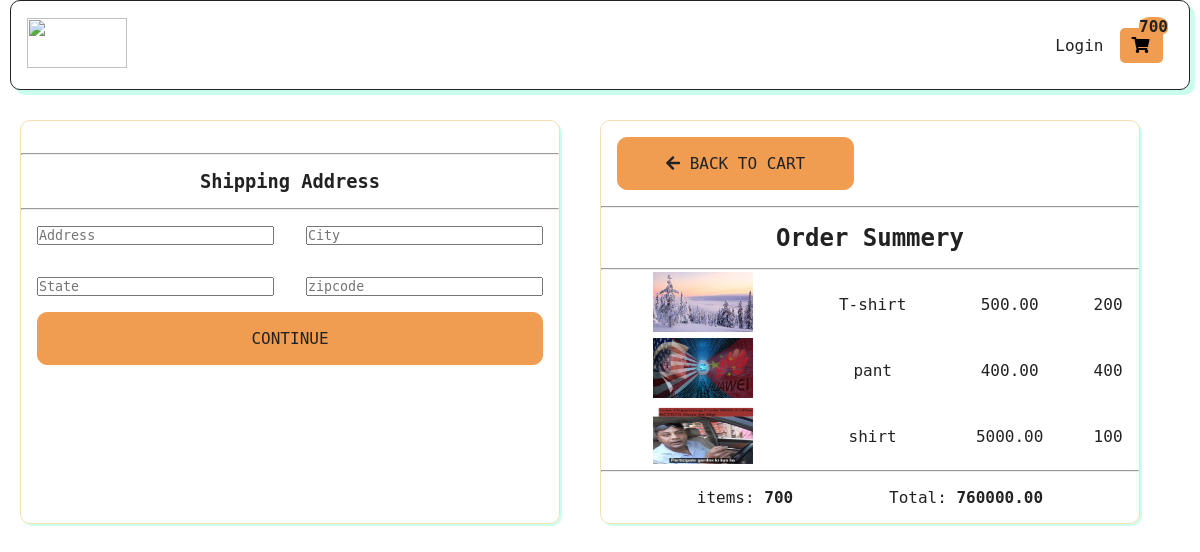
/checkout/ (signed in), run on an earlier commit of the app's database.
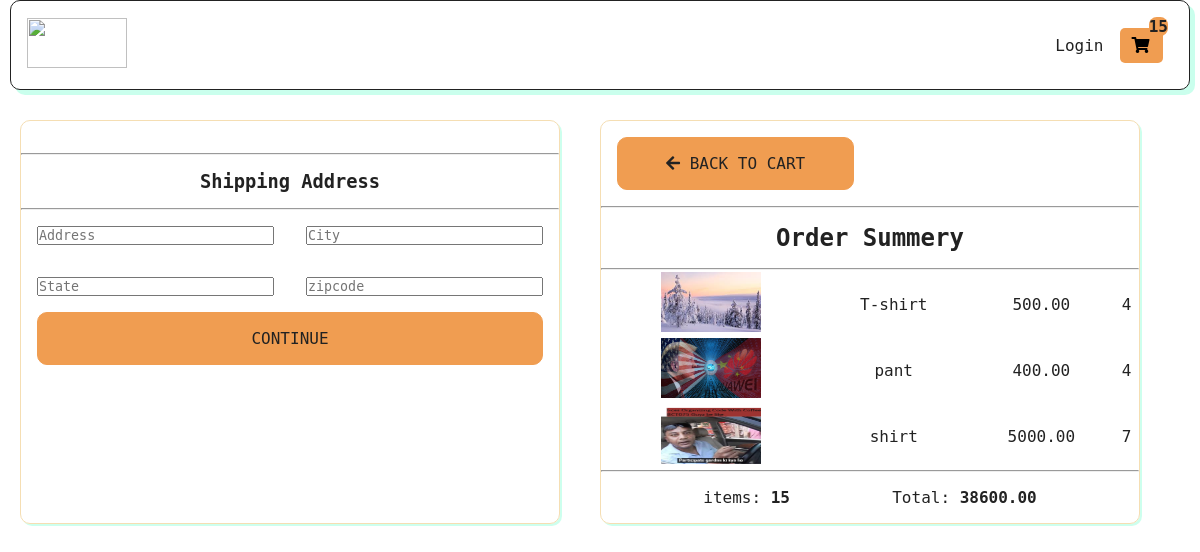
And on a later commit of the database.
### store/models.py (models this page shows, shortened)
class OrderItem(models.Model):
    product = models.ForeignKey(Product, on_delete=models.SET_NULL, null=True)
    order = models.ForeignKey(Order, on_delete=models.SET_NULL, null=True)
    quantity = models.IntegerField(default=0, null=True, blank=True)
    date_added = models.DateTimeField(auto_now=False, auto_now_add=True)
    @property
    def get_total(self):
        total = self.product.price * self.quantity
        return total

class Order(models.Model):
    customer = models.ForeignKey(
        Customer, blank=False, null=True, on_delete=models.SET_NULL)
    date_ordered = models.DateTimeField(auto_now=False, auto_now_add=True)
    complete = models.BooleanField(default=False,  blank=False)
    transition_id = models.CharField(max_length=200, null=True)
    @property
    def shipping(self):
        shipping = False
        orderitems = self.orderitem_set.all()
        for i in orderitems:
            if i.product.digital == False:
                shipping = True
        return shipping
    @property
    def get_cart_total(self):
        orderitems = self.orderitem_set.all()
        total = sum([item.get_total for item in orderitems])
        return total
    @property
    def get_cart_items(self):
        orderitems = self.orderitem_set.all()
        total = sum([item.quantity for item in orderitems])
        return total

class Product(models.Model):
    name = models.CharField(null=True, max_length=50)
    price = models.FloatField()
    digital = models.BooleanField(default=False, null=True, blank=False)
    image = models.ImageField(upload_to='images/', height_field=None,
                              width_field=None, max_length=None, null=True, blank=True)
    @property
    def imageURL(self):
        try:
            url = self.image.url
        except:
            url = ''
        return url

### store/views.py (the view)
# urls.py: path('checkout/', views.checkout, name='checkout'),
def checkout(request):
    if request.user.is_authenticated:
        customer = request.user.customer
        order, created = Order.objects.get_or_create(
            customer=customer, complete=False)
        items = order.orderitem_set.all()
        cartItems = order.get_cart_items
    else:
        items = []
        order = {'get_cart_total': 0, 'get_cart_items': 0, 'shipping': False}
        cartItems = order['get_cart_items']
    context = {'items': items, 'order': order, 'cartItems': cartItems}
    return render(request, 'store/checkout.html', context)

### store/templates/store/checkout.html (shortened to what this page needs)
{% extends 'store/main.html' %}
{% load static %}
{% block content %}
<!DOCTYPE html>
<html lang="en">
    <head>
        <link rel="stylesheet" href="{% static 'css/store.css' %}"/>
        <link rel="stylesheet" href="{% static 'css/checkout.css' %}"/>
    </head>
    <body>
        <div class="checkout-container" style="margin-top: 100px;">
            <div class="checkout-shipping-address">
                <div id="form-wrapper">
                    <form id="form">
                        <hr/>
                        <h3>Shipping Address</h3>
                        <hr/>
                        <div class="authorized-shipping-address">
                            <input id="" name="address" placeholder="Address" type="text"/>
                            <input id="" name="city" placeholder="City" type="text"/>
                            <input id="" name="state" placeholder="State" type="text"/>
                            <input id="" name="zipcode" placeholder="zipcode" type="text"/>
                        </div>
                        <input class="banner-btn" id="form-button" type="submit" value="Continue">
                    </form>
                </div>
                <br/>
            </div>
            <div class="checkout-items-summery">
                <div class="back-link">
                    <a href="{%url 'cart' %}">
                        <button class="banner-btn">
                            <i class="fas fa-arrow-left"></i>
                            Back To Cart
                        </button>
                    </a>
                </div>
                <hr/>
                <h2>Order Summery</h2>
                <hr/>
                <div class="items-summery">
                    <table>
                        {% for item in items %}
                            <tr>
                                <td>
                                    <img src="{{item.product.imageURL}}" alt="item.product.name"/>
                                </td>
                                <td>{{item.product.name}}</td>
                                <td>{{item.product.price|floatformat:2}}</td>
                                <td>{{item.quantity}}</td>
                            </tr>
                        {% endfor %}
                    </table>
                </div>
                <hr/>
                <span style="display: flex; align-items: center; justify-content: space-evenly; margin: 1rem 0;">
                    <p>
                        items:
                        <strong>{{order.get_cart_items}}</strong>
                    </p>
                    <p>
                        Total:
                        <strong>{{order.get_cart_total|floatformat:2}}</strong>
                    </p>
                </span>
            </div>
        </div>
        {% endblock content %}

What changed in the data, as far as the page shows it:
changed OrderItem "T-shirt": quantity "200" → "4"
changed OrderItem "pant": quantity "400" → "4"
changed OrderItem "shirt": quantity "100" → "7"
changed through a linked row, Order: get_cart_items "700" → "15"; get_cart_total "760000.00" → "38600.00"
Also different on the page:
{{ cartItems }}: "700" → "15"
